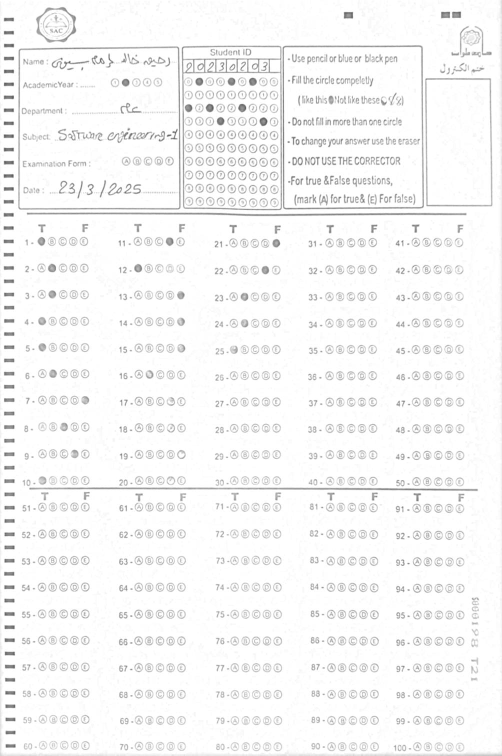
#> input picture python/models/reference.png, 1004 x 1511 px, found by its file name (shown at 1/2 size); its folder holds only this picture in this run
$ python -i id_detection_2.py   (imports and definitions only)
#> lines starting #> are read from the running program, lines starting #| are printed output that depends on the picture; after the words box and inside, x2 and y2 are one past the last pixel; in counts of white or black regions, pixels touching at a corner belong together
import cv2
import numpy as np
import os
import json
import re
import glob
# import REF_PATH from

# ========= SETTINGS =========
REF_PATH = "C:\\Graduation\\graduation-backend\\python\\models\\reference.png"
JSON_OUT = "ids_results.json"

X_START_RATIO, X_END_RATIO = 0.365, 0.56
Y_START_RATIO, Y_END_RATIO = 0.10, 0.275

OUT_W, OUT_H = 420, 620
NUM_COLS, NUM_ROWS = 9, 10
EXPECTED_DIGITS = 8
CENTER_SHRINK = 0.55
PAD = 40

TM_DOWNSCALE = 0.5
TM_METHOD = cv2.TM_CCOEFF_NORMED
TM_MIN_SCORE = 0.35
S_MICRO = 0.75
ECC_MICRO_ITERS = 120
ECC_MICRO_EPS = 1e-5

ID_EMPTY_THRESHOLD = 0.22
ID_MIN_DIFF = 0.05
K_ERODE, ERODE_ITERS = 3, 1
K_OPEN_STRONG, OPEN_STRONG_ITERS = 7, 2
STRONG_EMPTY_THRESHOLD = 0.06
MIN_STRONG_COLS_FOR_NONEMPTY = 3

MULTI_COUNT_MIN = 2
MULTI_NEAR_BEST_GAP = 0.03
MULTI_SECOND_REL = 0.85

RESCUE_CENTER_SHRINK = 0.42
RESCUE_OPEN_KERNEL = 5
RESCUE_OPEN_ITERS = 1
RESCUE_MIN_SCORE = 0.05
RESCUE_MIN_DIFF = 0.018

IMG_EXTS = ("*.png", "*.jpg", "*.jpeg", "*.bmp", "*.tif", "*.tiff")


def binarize(gray):
    gray = cv2.GaussianBlur(gray, (3, 3), 0)
    return cv2.threshold(gray, 0, 255, cv2.THRESH_BINARY_INV + cv2.THRESH_OTSU)[1]


def downscale(img, s):
    return img if s == 1.0 else cv2.resize(img, None, fx=s, fy=s, interpolation=cv2.INTER_AREA)


def scale_warp(warp, s):
    warp = warp.copy()
    warp[0, 2] /= s
    warp[1, 2] /= s
    return warp


def cell_center_roi(cell, shrink):
    h, w = cell.shape
    dh, dw = int(h * shrink / 2), int(w * shrink / 2)
    cy, cx = h // 2, w // 2
    return cell[max(0, cy - dh):min(h, cy + dh), max(0, cx - dw):min(w, cx + dw)]


def sanitize_student_id(s, max_trailing_dashes=2):
    m = re.search(r'-+$', s or "")
    return s[:-len(m.group(0))] if m and len(m.group(0)) > max_trailing_dashes else s


def fast_template_shift(search_gray, templ_gray, method=TM_METHOD):
    res = cv2.matchTemplate(search_gray, templ_gray, method)
    mn, mx, mn_loc, mx_loc = cv2.minMaxLoc(res)
    if method in (cv2.TM_SQDIFF, cv2.TM_SQDIFF_NORMED):
        return mn_loc[0], mn_loc[1], 1.0 - float(mn)
    return mx_loc[0], mx_loc[1], float(mx)


def ecc_align_translation(img_f, ref_f, iters, eps):
    warp = np.eye(2, 3, dtype=np.float32)
    crit = (cv2.TERM_CRITERIA_EPS | cv2.TERM_CRITERIA_COUNT, iters, eps)
    try:
        cv2.findTransformECC(ref_f, img_f, warp, cv2.MOTION_TRANSLATION, crit, None, 1)
        return warp, True
    except cv2.error:
        return warp, False


def rescue_ambiguous_digit(column_bin, row_h):
    k = np.ones((RESCUE_OPEN_KERNEL, RESCUE_OPEN_KERNEL), np.uint8)
    scores = []

    for r in range(NUM_ROWS):
        y1, y2 = int(round(r * row_h)), int(round((r + 1) * row_h))
        roi = cell_center_roi(column_bin[y1:y2, :], RESCUE_CENTER_SHRINK)
        opened = cv2.morphologyEx(roi, cv2.MORPH_OPEN, k, iterations=RESCUE_OPEN_ITERS)
        scores.append(cv2.countNonZero(opened) / opened.size)

    scores = np.asarray(scores, dtype=np.float32)
    order = np.argsort(scores)[::-1]
    best_r = int(order[0])
    best_score = float(scores[best_r])
    second_score = float(scores[order[1]]) if len(order) > 1 else 0.0

    if best_score >= RESCUE_MIN_SCORE and (best_score - second_score) >= RESCUE_MIN_DIFF:
        return str(best_r), True
    return "-", False


def finalize_warning_from_sid(sid):
    return bool(sid and sid != "-" * EXPECTED_DIGITS and "-" in sid)


def read_student_id_from_crop(crop_bgr):
    th = binarize(cv2.cvtColor(crop_bgr, cv2.COLOR_BGR2GRAY))
    h, w = th.shape
    col_w, row_h = w / NUM_COLS, h / NUM_ROWS

    out = []
    strong_cols = 0
    first3_strong = [False] * 3

    k_light = np.ones((K_ERODE, K_ERODE), np.uint8)
    k_strong = np.ones((K_OPEN_STRONG, K_OPEN_STRONG), np.uint8)

    for c in range(NUM_COLS):
        x1, x2 = int(round(c * col_w)), int(round((c + 1) * col_w))
        column = th[:, x1:x2]

        scores_light, scores_strong = [], []

        for r in range(NUM_ROWS):
            y1, y2 = int(round(r * row_h)), int(round((r + 1) * row_h))
            roi = cell_center_roi(column[y1:y2, :], CENTER_SHRINK)

            roi_light = cv2.erode(roi, k_light, iterations=ERODE_ITERS)
            roi_strong = cv2.morphologyEx(roi, cv2.MORPH_OPEN, k_strong, iterations=OPEN_STRONG_ITERS)

            scores_light.append(cv2.countNonZero(roi_light) / roi_light.size)
            scores_strong.append(cv2.countNonZero(roi_strong) / roi_strong.size)

        scores_light = np.asarray(scores_light, dtype=np.float32)
        scores_strong = np.asarray(scores_strong, dtype=np.float32)

        order = np.argsort(scores_light)[::-1]
        best_r = int(order[0])
        best_score = float(scores_light[best_r])
        second_score = float(scores_light[order[1]]) if len(order) > 1 else 0.0
        strong_best = float(scores_strong.max())

        if c < 3:
            first3_strong[c] = strong_best >= STRONG_EMPTY_THRESHOLD

        if strong_best < STRONG_EMPTY_THRESHOLD:
            out.append("-")
            continue

        strong_cols += 1

        near_best_cnt = int(np.sum(scores_light >= (best_score - MULTI_NEAR_BEST_GAP)))
        second_rel_ok = best_score > 1e-9 and (second_score / best_score) >= MULTI_SECOND_REL
        multi_mark = near_best_cnt >= MULTI_COUNT_MIN or second_rel_ok

        if not multi_mark and best_score >= ID_EMPTY_THRESHOLD and (best_score - second_score) >= ID_MIN_DIFF:
            out.append(str(best_r))
            continue

        rescued_digit, rescued = rescue_ambiguous_digit(column, row_h)
        out.append(rescued_digit if rescued and rescued_digit != "-" else "-")

    out = out[:EXPECTED_DIGITS]

    if not any(first3_strong) or strong_cols < MIN_STRONG_COLS_FOR_NONEMPTY:
        sid = "-" * EXPECTED_DIGITS
        return sid, finalize_warning_from_sid(sid)

    sid = sanitize_student_id("".join(out))
    return sid, finalize_warning_from_sid(sid)


def init_reference(ref_path=REF_PATH):
    ref = cv2.imread(ref_path)
    if ref is None:
        raise FileNotFoundError(f"Reference image not found: {ref_path}")

    ref_gray = cv2.cvtColor(ref, cv2.COLOR_BGR2GRAY)
    H, W = ref_gray.shape[:2]

    x1, x2 = int(W * X_START_RATIO), int(W * X_END_RATIO)
    y1, y2 = int(H * Y_START_RATIO), int(H * Y_END_RATIO)

    X1, Y1 = max(0, x1 - PAD), max(0, y1 - PAD)
    X2, Y2 = min(W, x2 + PAD), min(H, y2 + PAD)

    ref_id_area = ref_gray[Y1:Y2, X1:X2]

    return {
        "W": W, "H": H,
        "x1": x1, "x2": x2, "y1": y1, "y2": y2,
        "X1": X1, "X2": X2, "Y1": Y1, "Y2": Y2,
        "ref_tm": downscale(ref_id_area, TM_DOWNSCALE),
        "ref_micro_f": downscale(ref_id_area, S_MICRO).astype(np.float32) / 255.0
    }


def process_image(image_path, ref):
    name = os.path.basename(image_path)
    img = cv2.imread(image_path)

    if img is None:
        return {
            "image": name,
            "image_path": os.path.abspath(image_path),
            "student_id": "",
            "warning": False,
            "error": "can't read"
        }

    img = cv2.resize(img, (ref["W"], ref["H"]), interpolation=cv2.INTER_AREA)
    img_gray = cv2.cvtColor(img, cv2.COLOR_BGR2GRAY)

    extra = 120
    sx1, sy1 = max(0, ref["X1"] - extra), max(0, ref["Y1"] - extra)
    sx2, sy2 = min(ref["W"], ref["X2"] + extra), min(ref["H"], ref["Y2"] + extra)

    search_tm = downscale(img_gray[sy1:sy2, sx1:sx2], TM_DOWNSCALE)
    dx0, dy0, score = fast_template_shift(search_tm, ref["ref_tm"])
    dx0, dy0 = int(round(dx0 / TM_DOWNSCALE)), int(round(dy0 / TM_DOWNSCALE))

    found_x, found_y = sx1 + dx0, sy1 + dy0
    shift_x, shift_y = ref["X1"] - found_x, ref["Y1"] - found_y

    aligned1 = img
    if score >= TM_MIN_SCORE:
        warp_tm = np.array([[1, 0, shift_x], [0, 1, shift_y]], dtype=np.float32)
        aligned1 = cv2.warpAffine(
            img, warp_tm, (ref["W"], ref["H"]),
            flags=cv2.INTER_LINEAR,
            borderMode=cv2.BORDER_REPLICATE
        )

    cur_area = cv2.cvtColor(aligned1, cv2.COLOR_BGR2GRAY)[ref["Y1"]:ref["Y2"], ref["X1"]:ref["X2"]]
    cur_micro_f = downscale(cur_area, S_MICRO).astype(np.float32) / 255.0

    warp2, _ = ecc_align_translation(cur_micro_f, ref["ref_micro_f"], ECC_MICRO_ITERS, ECC_MICRO_EPS)
    warp2 = scale_warp(warp2, S_MICRO)

    aligned2 = cv2.warpAffine(
        aligned1, warp2, (ref["W"], ref["H"]),
        flags=cv2.INTER_LINEAR + cv2.WARP_INVERSE_MAP,
        borderMode=cv2.BORDER_REPLICATE
    )

    id_box = aligned2[ref["y1"]:ref["y2"], ref["x1"]:ref["x2"]]
    sid, warning = ("", False)

    if id_box.size:
        sid, warning = read_student_id_from_crop(
            cv2.resize(id_box, (OUT_W, OUT_H), interpolation=cv2.INTER_AREA)
        )

    return {
        "image": name,
        "image_path": os.path.abspath(image_path),
        "student_id": sid,
        "warning": warning
    }


def get_images_from_input(input_path):
    if not os.path.exists(input_path):
        raise FileNotFoundError(f"Path not found: {input_path}")

    if os.path.isfile(input_path):
        return [input_path]

    if os.path.isdir(input_path):
        images = []
        for ext in IMG_EXTS:
            images += glob.glob(os.path.join(input_path, ext))
            images += glob.glob(os.path.join(input_path, ext.upper()))
        return sorted(set(images))

    raise ValueError(f"Unsupported path: {input_path}")


def run_id_detection(image_path):
    ref = init_reference(REF_PATH)
#> in init_reference, ref is the input picture: shape (1511, 1004, 3); min 80, max 255, mean 246.3
#> ref = 12 items

    if not os.path.exists(image_path):
        raise FileNotFoundError(f"Image not found: {image_path}")

    r = process_image(image_path, ref)
#> in process_image, `sx1, sy1 = max(0, ref["X1"] - extra), max(0, ref["Y1"] - extra)`: sx1 = 206; sy1 = 0
#> in process_image, `sx2, sy2 = min(ref["W"], ref["X2"] + extra), min(ref["H"], ref["Y2"] +..`: sx2 = 722; sy2 = 575
#> in fast_template_shift, `res = cv2.matchTemplate(search_gray, templ_gray, method)`:
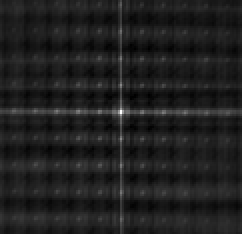
#> res: shape (117, 121) float32 (shown 2 times larger); min -0.122, max 0.901, mean 0.00566; drawn with min black and max white
#> in fast_template_shift, `mn, mx, mn_loc, mx_loc = cv2.minMaxLoc(res)`: mn = -0.122; mx = 0.901; mn_loc = (74, 24); mx_loc = (60, 56)
#> in process_image, `dx0, dy0, score = fast_template_shift(search_tm, ref["ref_tm"])`: dx0 = 60; dy0 = 56; score = 0.901
#> in process_image, `dx0, dy0 = int(round(dx0 / TM_DOWNSCALE)), int(round(dy0 / TM_DOWNSCAL..`: dx0 = 120; dy0 = 112
#> in process_image, `found_x, found_y = sx1 + dx0, sy1 + dy0`: found_x = 326; found_y = 112
#> in process_image, `shift_x, shift_y = ref["X1"] - found_x, ref["Y1"] - found_y`: shift_x = 0; shift_y = -1
#> in process_image, `warp_tm = np.array([[1, 0, shift_x], [0, 1, shift_y]], dtype=np.float32)`: warp_tm = [[1, 0, 0], [0, 1, -1]]
#> call 4 of downscale, with s = 0.75
#> in downscale (call 4), `return img if s == 1.0 else cv2.resize(img, None, fx=s, fy=s, interpol..`:
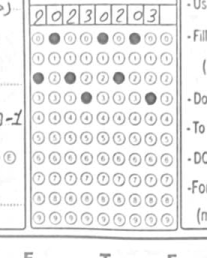
#> returned value: shape (258, 207); min 89, max 255, mean 235.1
#> in process_image, `warp2, _ = ecc_align_translation(cur_micro_f, ref["ref_micro_f"], ECC_..`: warp2 = [[1, 0, -0.0065], [0, 1, -0.731]]
#> in process_image, `warp2 = scale_warp(warp2, S_MICRO)`: warp2 = [[1, 0, -0.00866], [0, 1, -0.975]]
#> in process_image, `id_box = aligned2[ref["y1"]:ref["y2"], ref["x1"]:ref["x2"]]`:
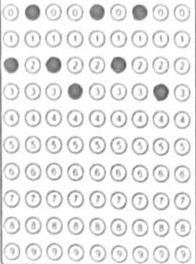
#> id_box: shape (264, 196, 3); min 81, max 255, mean 234.4
#> in binarize, `gray = cv2.GaussianBlur(gray, (3, 3), 0)`:
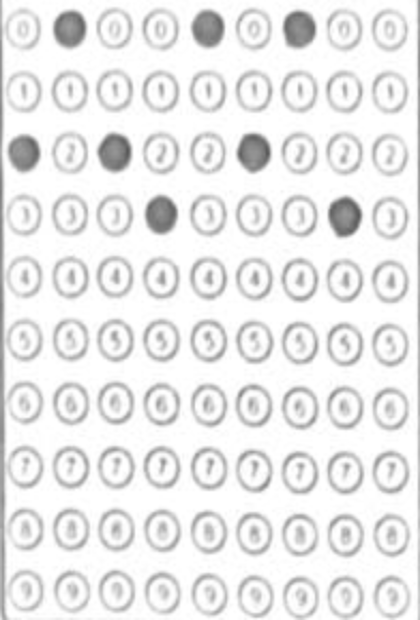
#> gray: shape (620, 420); min 88, max 255, mean 234.4
#> in binarize, `return cv2.threshold(gray, 0, 255, cv2.THRESH_BINARY_INV + cv2.THRESH_..`:
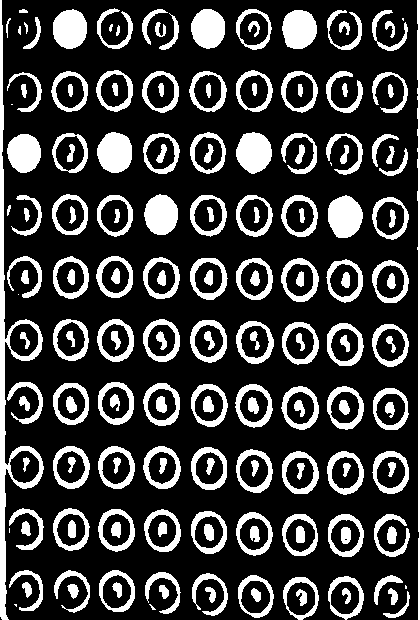
#> returned value: shape (620, 420); 23.6% white; 188 white regions (8 under 20 px), largest, box (x1, y1, x2, y2) and area: (0, 0, 44, 620) 3707, (417, 0, 420, 620) 1362, (328, 195, 363, 238) 1155
#> the loop in read_student_id_from_crop, `for c in range(NUM_COLS):` made 9 passes
#> after the loop in read_student_id_from_crop, `for c in range(NUM_COLS):`:
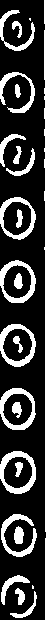
#> column: shape (620, 47); 23.7% white; 25 white regions (2 under 20 px), largest, box (x1, y1, x2, y2) and area: (44, 0, 47, 620) 1362, (0, 451, 36, 494) 573, (0, 388, 36, 430) 523
#> after the loop in read_student_id_from_crop, `for c in range(NUM_COLS):`: roi: shape (34, 24); 29% white; 4 white regions (2 under 20 px), largest, box (x1, y1, x2, y2) and area: (0, 3, 19, 13) 108, (4, 16, 14, 33) 103
#> after the loop in read_student_id_from_crop, `for c in range(NUM_COLS):`:
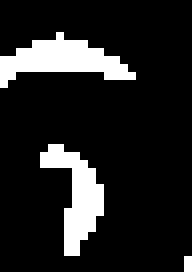
#> roi_light: shape (34, 24) (shown 8 times larger); 13.5% white; 3 white regions (1 under 20 px), largest, box (x1, y1, x2, y2) and area: (0, 4, 17, 11) 57, (5, 18, 13, 32) 51
#> after the loop in read_student_id_from_crop, `for c in range(NUM_COLS):`: roi_strong: shape (34, 24); every value is 0
#> after the loop in read_student_id_from_crop, `for c in range(NUM_COLS):`: first3_strong = [True, True, True]; out = ['2', '0', '2', '3', '0', '2', '0', '3', '-']; strong_cols = 8
#> in read_student_id_from_crop, `out = out[:EXPECTED_DIGITS]`: out = ['2', '0', '2', '3', '0', '2', '0', '3']
#> in process_image, `sid, warning = read_student_id_from_crop( cv2.resize(id_box, (OUT_W, O..`: sid = '20230203'; warning = False
#> r = 4 items


    return r

>>> result = run_id_detection('../../models/reference.png')
#> result = 4 items
